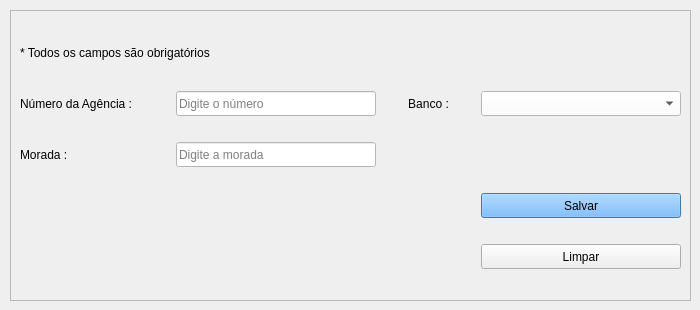
         <widget class="QWidget" name="tab_cadastroAgencias">
          <attribute name="title">
           <string>Cadastrar Agência</string>
          </attribute>
          <widget class="QFrame" name="frame_cadastrarAgencia">
           <property name="geometry">
            <rect>
             <x>10</x>
             <y>10</y>
             <width>681</width>
             <height>291</height>
            </rect>
           </property>
           <property name="frameShape">
            <enum>QFrame::StyledPanel</enum>
           </property>
           <property name="frameShadow">
            <enum>QFrame::Raised</enum>
           </property>
           <layout class="QGridLayout" name="gridLayout_6">
            <item row="0" column="0" colspan="2">
             <widget class="QLabel" name="label_7">
              <property name="minimumSize">
               <size>
                <width>0</width>
                <height>25</height>
               </size>
              </property>
              <property name="maximumSize">
               <size>
                <width>16777215</width>
                <height>25</height>
               </size>
              </property>
              <property name="text">
               <string>* Todos os campos são obrigatórios</string>
              </property>
             </widget>
            </item>
            <item row="1" column="0">
             <widget class="QLabel" name="label_titNumAgencia">
              <property name="minimumSize">
               <size>
                <width>150</width>
                <height>25</height>
               </size>
              </property>
              <property name="maximumSize">
               <size>
                <width>150</width>
                <height>25</height>
               </size>
              </property>
              <property name="styleSheet">
               <string notr="true">font: 12pt &quot;Segoe UI&quot;;</string>
              </property>
              <property name="text">
               <string>Número da Agência :</string>
              </property>
              <property name="alignment">
               <set>Qt::AlignJustify|Qt::AlignVCenter</set>
              </property>
             </widget>
            </item>
            <item row="1" column="1">
             <widget class="QLineEdit" name="lineEdit_numAgencia">
              <property name="minimumSize">
               <size>
                <width>200</width>
                <height>25</height>
               </size>
              </property>
              <property name="maximumSize">
               <size>
                <width>200</width>
                <height>25</height>
               </size>
              </property>
              <property name="styleSheet">
               <string notr="true">background-color: rgb(255, 255, 255);
font: 12pt &quot;Segoe UI&quot;;</string>
              </property>
              <property name="placeholderText">
               <string>Digite o número</string>
              </property>
             </widget>
            </item>
            <item row="1" column="2">
             <widget class="QLabel" name="label_titBancoAgencia">
              <property name="minimumSize">
               <size>
                <width>0</width>
                <height>25</height>
               </size>
              </property>
              <property name="maximumSize">
               <size>
                <width>16777215</width>
                <height>25</height>
               </size>
              </property>
              <property name="styleSheet">
               <string notr="true">font: 12pt &quot;Segoe UI&quot;;</string>
              </property>
              <property name="text">
               <string>Banco :</string>
              </property>
              <property name="alignment">
               <set>Qt::AlignCenter</set>
              </property>
             </widget>
            </item>
            <item row="1" column="3">
             <widget class="QComboBox" name="comboBox_bancosAgencia">
              <property name="minimumSize">
               <size>
                <width>200</width>
                <height>25</height>
               </size>
              </property>
              <property name="maximumSize">
               <size>
                <width>200</width>
                <height>25</height>
               </size>
              </property>
              <property name="styleSheet">
               <string notr="true">background-color: rgb(255, 255, 255);</string>
              </property>
              <property name="placeholderText">
               <string/>
              </property>
             </widget>
            </item>
            <item row="2" column="0">
             <widget class="QLabel" name="label_titMoradaAgencia">
              <property name="minimumSize">
               <size>
                <width>150</width>
                <height>25</height>
               </size>
              </property>
              <property name="maximumSize">
               <size>
                <width>150</width>
                <height>25</height>
               </size>
              </property>
              <property name="styleSheet">
               <string notr="true">font: 12pt &quot;Segoe UI&quot;;</string>
              </property>
              <property name="text">
               <string>Morada :</string>
              </property>
              <property name="alignment">
               <set>Qt::AlignJustify|Qt::AlignVCenter</set>
              </property>
             </widget>
            </item>
            <item row="2" column="1">
             <widget class="QLineEdit" name="lineEdit_moradaAgencia">
              <property name="minimumSize">
               <size>
                <width>200</width>
                <height>25</height>
               </size>
              </property>
              <property name="maximumSize">
               <size>
                <width>200</width>
                <height>25</height>
               </size>
              </property>
              <property name="styleSheet">
               <string notr="true">background-color: rgb(255, 255, 255);
font: 12pt &quot;Segoe UI&quot;;</string>
              </property>
              <property name="placeholderText">
               <string>Digite a morada</string>
              </property>
             </widget>
            </item>
            <item row="3" column="3">
             <widget class="QPushButton" name="pushButton_salvarAgencia">
              <property name="enabled">
               <bool>true</bool>
              </property>
              <property name="minimumSize">
               <size>
                <width>200</width>
                <height>25</height>
               </size>
              </property>
              <property name="maximumSize">
               <size>
                <width>200</width>
                <height>25</height>
               </size>
              </property>
              <property name="autoFillBackground">
               <bool>false</bool>
              </property>
              <property name="styleSheet">
               <string notr="true">background-color: rgb(85, 170, 255);
font: 12pt &quot;Segoe UI&quot;;</string>
              </property>
              <property name="text">
               <string>Salvar</string>
              </property>
             </widget>
            </item>
            <item row="4" column="3">
             <widget class="QPushButton" name="pushButton_limparAgencia">
              <property name="enabled">
               <bool>true</bool>
              </property>
              <property name="minimumSize">
               <size>
                <width>200</width>
                <height>25</height>
               </size>
              </property>
              <property name="maximumSize">
               <size>
                <width>200</width>
                <height>25</height>
               </size>
              </property>
              <property name="autoFillBackground">
               <bool>false</bool>
              </property>
              <property name="styleSheet">
               <string notr="true">font: 12pt &quot;Segoe UI&quot;;</string>
              </property>
              <property name="text">
               <string>Limpar</string>
              </property>
             </widget>
            </item>
           </layout>
          </widget>
         </widget>
